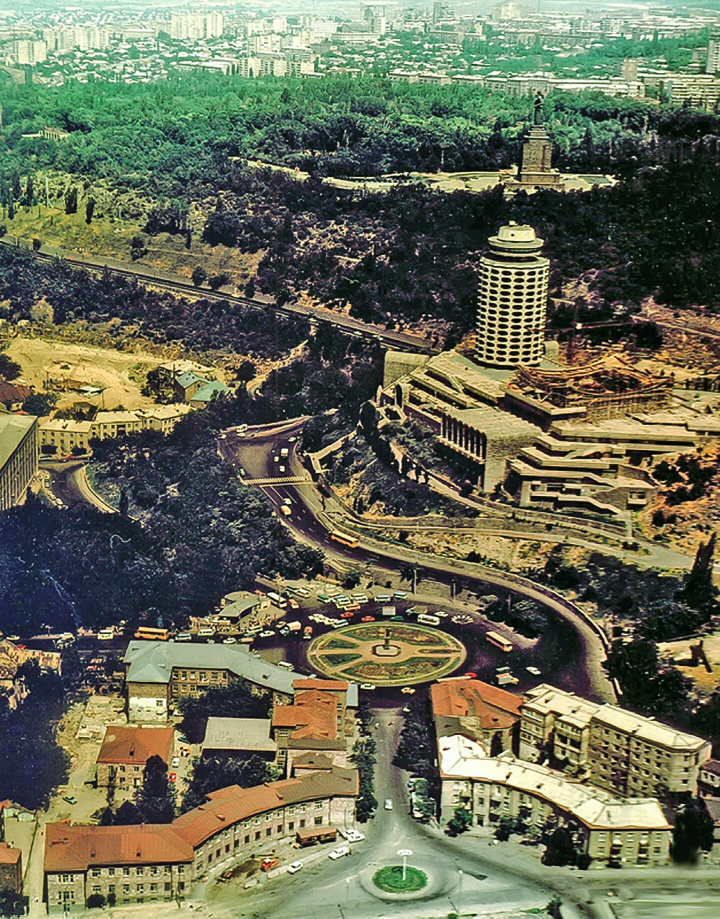
#> input picture kukuruznik/gallery-source/aerial.jpg, 1440 x 1837 px (shown at 1/2 size); its folder holds only this picture in this run
$ python images.py
#> lines starting #> are read from the running program, lines starting #| are printed output that depends on the picture
# -*- coding: utf-8 -*-
"""Картинки для сайта Չկա: берёт исходники и делает лёгкие версии для телефона.

   Первый экран главной:
     assets/source/hero-photo.jpg   архивное фото (квадрат)
     assets/source/hero-sketch.jpg  карандашный рисунок — ТОТ ЖЕ кадр, та же рамка
   -> assets/hero-photo-720.webp, -1080.webp, -1080.jpg (и то же для sketch)

   Карточка здания:
     <папка здания>/card-source.jpg (или .png)
   -> <папка здания>/card.webp (ширина 480)

   Запуск:  python3 tools/images.py
"""
import os, sys
from PIL import Image, ImageOps

HERE = os.path.dirname(os.path.dirname(os.path.abspath(__file__)))
EXT = ('.jpg', '.jpeg', '.png', '.webp')


def find(base):
#> called with base = 'assets/source/hero-photo'
    for e in EXT:
        if os.path.exists(base + e):
            return base + e
    return None


def square(img):
    s = min(img.size)
    return ImageOps.fit(img, (s, s), Image.LANCZOS)


def hero(name):
    src = find(os.path.join(HERE, 'assets', 'source', name))
    if not src:
        return
    img = square(ImageOps.exif_transpose(Image.open(src)).convert('RGB'))
    out = os.path.join(HERE, 'assets', name)
    for w in (720, 1080):
        img.resize((w, w), Image.LANCZOS).save('%s-%d.webp' % (out, w), 'WEBP', quality=72, method=6)
    img.resize((1080, 1080), Image.LANCZOS).save(out + '-1080.jpg', 'JPEG', quality=76, optimize=True, progressive=True)
    print('первый экран  <- %s' % os.path.relpath(src, HERE))


def cards():
    for d in sorted(os.listdir(HERE)):
        src = find(os.path.join(HERE, d, 'card-source'))
        if not src:
            continue
        img = ImageOps.exif_transpose(Image.open(src)).convert('RGB')
        w = 480
        h = round(img.height * w / img.width)
        img.resize((w, h), Image.LANCZOS).save(os.path.join(HERE, d, 'card.webp'), 'WEBP', quality=74, method=6)
        print('карточка  %s/card.webp  (%dx%d — впиши эти числа в карточку)' % (d, w, h))


def galleries(dirs=None):
    """Галерея архивных фото на странице здания — необязательный блок.

       Кладёшь снимки в <папка здания>/gallery-source/что-угодно.jpg —
       имя файла станет и именем в gallery/, и его нужно будет
       подставить в data-full/src на странице (см. docs/NOVOE-ZDANIE.md).
       dirs — папки зданий (по умолчанию все папки верхнего уровня); тестовое здание:
       python3 tools/images.py --gallery tests/lenin   (только его галерея, остальное не трогается)
    """
    for d in (dirs if dirs is not None else sorted(os.listdir(HERE))):
        src_dir = os.path.join(HERE, d, 'gallery-source')
        if not os.path.isdir(src_dir):
            continue
        out_dir = os.path.join(HERE, d, 'gallery')
        os.makedirs(out_dir, exist_ok=True)
        for fname in sorted(os.listdir(src_dir)):
            base, ext = os.path.splitext(fname)
            if ext.lower() not in ('.jpg', '.jpeg', '.png', '.webp'):
                continue
            img = ImageOps.exif_transpose(Image.open(os.path.join(src_dir, fname))).convert('RGB')
#> img is the input picture: PIL image 1440x1837 RGB; mean R, G, B 106.7, 109.4, 86
            w, h = img.size
#> w = 1440; h = 1837
            full_w = min(1200, w)
#> full_w = 1200
            full = img.resize((full_w, round(h * full_w / w)), Image.LANCZOS)
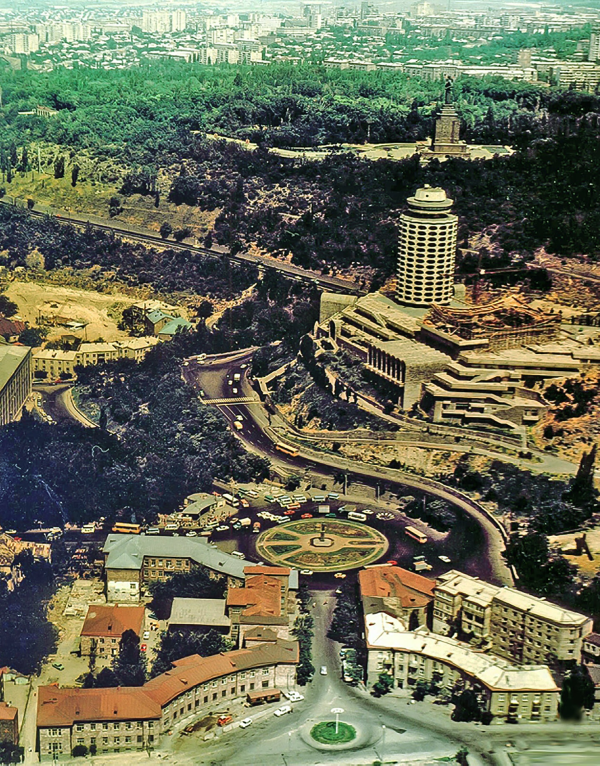
#> full: PIL image 1200x1531 RGB (shown at 1/2 size); mean R, G, B 106.7, 109.4, 86
            full.save(os.path.join(out_dir, base + '.webp'), 'WEBP', quality=76, method=6)
            s = min(w, h)
#> s = 1440
            thumb = ImageOps.fit(img, (s, s), Image.LANCZOS).resize((480, 480), Image.LANCZOS)
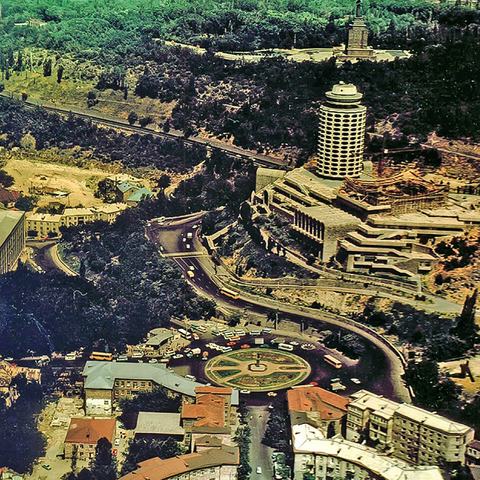
#> thumb: PIL image 480x480 RGB; mean R, G, B 95.8, 93.9, 73.7
            thumb.save(os.path.join(out_dir, base + '-thumb.webp'), 'WEBP', quality=72, method=6)
            print('галерея  %s/gallery/%s.webp + %s-thumb.webp' % (d, base, base))


if len(sys.argv) == 3 and sys.argv[1] == '--gallery':
    galleries([sys.argv[2].rstrip('/')])
else:
    hero('hero-photo')
    hero('hero-sketch')
    cards()
    galleries()
